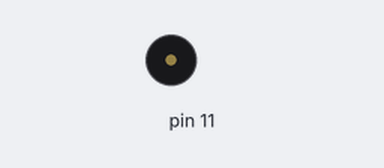
Bench run of a sketch on a simulated Arduino Uno, built with avr-gcc and run on an emulated ATmega328P. Shown: buzzer (waves = sounding).

Above: at 0.4 s.
At 19.55 s:
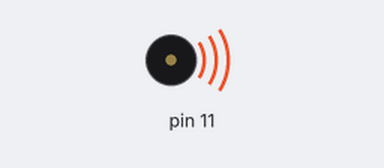
Timing chart, 0 to 19.9 s (numbered marks = the images above):
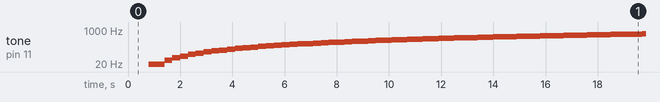

Measured:
- by itself, tone on pin 11: plays 10 Hz for 0.30 s, 20 Hz for 0.30 s, 30 Hz for 0.30 s, 40 Hz for 0.30 s, 50 Hz for 0.30 s, 60 Hz for 0.30 s … (420 notes in this stretch)

The sketch:

Buzzer.ino
```cpp
// This example code show how to use a buzzer.
//

void setup() {
  // put your setup code here, to run once:
  pinMode(11, OUTPUT);
}

void loop() {
  // put your main code here, to run repeatedly:
  //tone (11, 600); // allume le buzzer actif arduino
  //delay(500);
  //tone(11, 900); // allume le buzzer actif arduino
  //delay(500);
  noTone(11);  // désactiver le buzzer actif arduino
  delay(500);
  for(int i=0;i<100;i++){
    tone(11,i*10);
    delay(300);
  }
}
```
